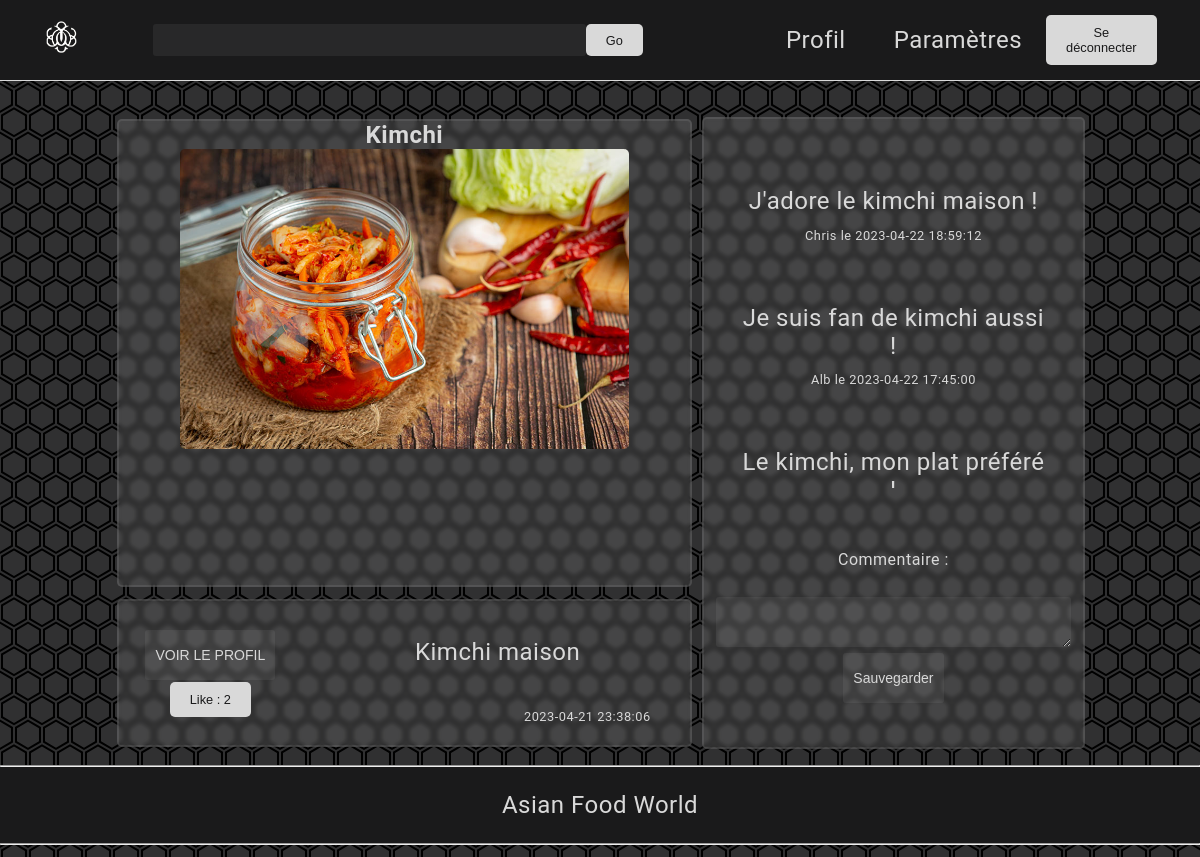
Screenshot of /comment.php?post_id=6 (signed in) with the database file from the repository.
### tables this page shows
CREATE TABLE IF NOT EXISTS T_USER_POST
 (
   POST_ID BIGINT(4) NOT NULL AUTO_INCREMENT  ,
   POST_TEXT VARCHAR(256) NOT NULL  ,
   POST_TITLE VARCHAR(32) NOT NULL  ,
   CREATED_TIME datetime NOT NULL  ,
   POST_IMG VARCHAR(255) NOT NULL  ,
   USER_ID BIGINT(4) NOT NULL  
   , PRIMARY KEY (POST_ID) 
 ) 
 comment = "";

CREATE TABLE IF NOT EXISTS T_POST_COMMENT
 (
   COMMENT_ID BIGINT(4) NOT NULL AUTO_INCREMENT ,
   COMMENT_TEXT VARCHAR(128) NOT NULL  ,
   CREATED_TIME datetime NOT NULL  ,
   POST_ID BIGINT(4) NOT NULL  ,
   USER_ID BIGINT(4) NOT NULL  
   , PRIMARY KEY (COMMENT_ID) 
 ) 
 comment = "";

CREATE TABLE IF NOT EXISTS T_USER_PROFILE
 (
   USER_ID BIGINT(4) NOT NULL AUTO_INCREMENT ,
   USER_EMAIL VARCHAR(128) NOT NULL  ,
   USER_DESC VARCHAR(128) NOT NULL  ,
   USER_PP VARCHAR(256) NOT NULL  ,
   USER_PSEUDO VARCHAR(50) NOT NULL  ,
   USER_NAME VARCHAR(50) NOT NULL  ,
   USER_SURNAME VARCHAR(50) NOT NULL  ,
   USER_PASSWORD VARCHAR(256) NOT NULL ,  
   USER_CREATED datetime NOT NULL  ,
   PRIMARY KEY (USER_ID) 
 ) 
 comment = "";

### Parties/Classes.php (called while the page is built, shortened)
<?php
class Cookie
{
    public function IssetCookie()
    {
        return (isset($_COOKIE['username']) && isset($_COOKIE['password']));
    }
}
class SQLconn
{
    public $conn = NULL;
    function __construct()
    {
        $servername = "localhost";
        $username = "root";
        $password = "";
        $dbname = "DB";
        $this->conn = new mysqli($servername, $username, $password, $dbname);
    }
    public function getNumLikes($post_id)
    {
        $stmt = $this->conn->prepare("SELECT COUNT(*) as LIKE_ID FROM T_LIKE WHERE POST_ID = ?");
        $stmt->bind_param("i", $post_id);
        $stmt->execute();
        $result = $stmt->get_result();
        $row = $result->fetch_assoc();
        return $row["LIKE_ID"];
    }
    public function getPostData($post_id)
    {
        $stmt = $this->conn->prepare("SELECT * FROM T_USER_POST WHERE POST_ID = ?");
        $stmt->bind_param("i", $post_id);
        $stmt->execute();
        $result = $stmt->get_result();
        if ($result->num_rows > 0) {
            $row = $result->fetch_assoc();
            $post_data = array(
                "post_id" => $row["POST_ID"],
                "post_title" => $row["POST_TITLE"],
                "post_text" => $row["POST_TEXT"],
                "created_time" => $row["CREATED_TIME"],
                "post_img" => $row["POST_IMG"],
                "user_id" => $row["USER_ID"]
            );
            return $post_data;
        } else {
            return false;
        }
    }
    public function getUserPseudo($user_id)
    {
        $stmt = $this->conn->prepare("SELECT USER_PSEUDO FROM T_USER_PROFILE WHERE USER_ID = ?");
        $stmt->bind_param("i", $user_id);
        $stmt->execute();
        $result = $stmt->get_result();
        $row = $result->fetch_assoc();
        return $row['USER_PSEUDO'];
    }
    public function getComData($com_id)
    {
        $stmt = $this->conn->prepare("SELECT * FROM T_POST_COMMENT WHERE COMMENT_ID = ?");
        $stmt->bind_param("i", $com_id);
        $stmt->execute();
        $result = $stmt->get_result();
        if ($result->num_rows > 0) {
            $row = $result->fetch_assoc();
            $comment_data = array(
                "comment_id" => $row["COMMENT_ID"],
                "comment_text" => $row["COMMENT_TEXT"],
                "created_time" => $row["CREATED_TIME"],
                "post_id" => $row["POST_ID"],
                "user_id" => $row["USER_ID"]
            );
            return $comment_data;
        } else {
            return false;
        }
    }
    public function getComsByDate($post_id)
    {
        $sql = "SELECT COMMENT_ID FROM T_POST_COMMENT WHERE POST_ID = " . $post_id . " ORDER BY CREATED_TIME DESC";
        $result = $this->conn->query($sql);
        if ($result->num_rows > 0) {
            $comments = array();
            $index = 0;
            while ($row = $result->fetch_assoc()) {
                $comments[$index] = $row["COMMENT_ID"];
                $index++;
            }
            return $comments;
        } else {
            return false;
        }
    }
}
?>

### comment.php (the view, shortened to what this page needs)
<?php include("./Parties/head.php") ?>
<?php include("./Parties/Classes.php") ?>
<?php
$cook = new Cookie();
if ($cook->IssetCookie()) {
    $conn = new SQLconn();
    ?>
    <?php include("./Parties/header.php"); ?>
    <body>
        <?php
        if (isset($_GET['post_id']) && !empty($_GET['post_id'])) {
            $post_id = $_GET['post_id'];
            $post_data = $conn->getPostData($post_id);
            if ($post_data !== false) {
                $post_title = $post_data['post_title'];
                $post_text = $post_data['post_text'];
                $post_img = $post_data['post_img'];
                $post_time = $post_data['created_time'];
                $num_likes = $conn->getNumLikes($post_id);
                ?>
                <div class="center">
                    <div class="post">
                        <div class="left">
                            <h1>
                                <?php echo "$post_title" ?>
                            </h1>
                            <div class="img-container">
                                <img src="<?php echo "$post_img" ?>" alt="<?php echo "$post_title" ?>">
                            </div>
                        </div>
                        <div class="com">
                            <div id="comment-container">
                                <?php
                                $post_id = $_GET['post_id'];
                                include("./Parties/loadcom.php");
                                    ?>
                            </div>
                            <form method="post" action="redirect.php">
                                <label for="comment_text">Commentaire :</label><br>
                                <textarea name="comment_text" id="comment_text" rows="3" cols="40"></textarea><br>
                                <input type="submit" value="Sauvegarder" name="com">
                            </form>
                        </div>
                        <div class="desc">
                            <div class="like-and-user">
                                <form method='post' action="./redirect.php">
                                    <button type='submit' name="like">Like :
                                        <?php echo $num_likes ?>
                                    </button>
                                </form>
                                <form action="./Profil.php?pseudo=<?php echo $user_pseudo ?> " method="post">
                                    <input type="submit" value="VOIR LE PROFIL">
                                </form>
                            </div>
                            <div class="modif">
                            </div>
                            <div class="usertext">
                                <div class="text">
                                    <?php echo "$post_text" ?>
                                </div>
                                <p class="date">
                                    <?php echo "$post_time" ?>
                                </p>
                            </div>
                        </div>
                    </div>
                </div>
            <?php
            } else {
                echo "Aucun post trouvé";
            }
            include("./Parties/footer.php");
        } else {
            header("Location: ./index.php");
            exit();
        }
}
?>
</body>
</html>

### Parties/loadcom.php (shortened to what this page needs)
<?php
$com_id_list = $conn->getComsByDate($post_id);
if (!$com_id_list) {
    echo "Aucun commentaire";
    $path = false;
} else {
    if (!empty($com_id_list)) {
        for ($i = 0; $i < 4; $i++) {
            if (!isset($com_id_list[$i])) {
                break;
            }
            $com_id = $com_id_list[$i];
            $com_data = $conn->getComData($com_id);
            $com_text = $com_data['comment_text'];
            $com_time = $com_data['created_time'];
            $user_id = $com_data['user_id'];
            $user_pseudo = $conn->getUserPseudo($user_id);
            echo (isset($com_text) ? "<div class=\"comments\"><div>" . "$com_text" . "</div>" . (isset($com_time) ? "<p class=\"date\">" . (isset($user_pseudo) ? "$user_pseudo le " : '') . "$com_time" . "</p>" : "") . "</div>" : "");
        }
    }
}
?>

### CSS/style1.css (style rules this page uses)
:root { --border-radius: 5px; --secondary-color: 217, 217, 217; --main-color: 26, 26, 27; --transition: 500ms; }
body { color: rgb(var(--secondary-color)); font-family: 'Roboto', sans-serif; font-size: 1.5em; margin: 0; padding: 0; text-align: center; letter-spacing: 0.5px; background-image: url(../IMG/background.svg); background-color: rgb(var(--main-color), 0.9); background-attachment: fixed; }
h1 { font-size: 4em; }
* { scrollbar-width: none; scrollbar-color: rgb(var(--secondary-color)) rgba(var(--secondary-color), 0.07); }
.post { height: 80vh; display: grid; grid-template-columns: 1fr 1fr 1fr 1fr 1fr; grid-template-rows: 75% 25%; grid-template-areas: " img img img com com" " desc desc desc com com"; }
.post>*, .poster>* { margin: 1%; border-radius: var(--border-radius); backdrop-filter: blur(2px); }
.left h1 { font-size: 1.5rem; text-align: center; margin: 0; }
.desc { grid-area: desc; display: flex; justify-content: space-around; align-items: center; padding: 0.5em; }
.desc>*>*, .desc>* { max-height: 100%; padding: 1px; }
.like-and-user, .modif { display: flex; flex-direction: column-reverse; justify-content: space-evenly; align-items: center; flex-grow: 0.5; }
.usertext { flex-grow: 2; display: grid; grid-template-columns: 1fr 1fr; grid-template-rows: 80% 20%; grid-template-areas: "text text" ". date"; }
.com { grid-area: com; display: flex; flex-direction: column; justify-content: space-evenly; padding: 0.5em; }
#comment-container { height: 325px; overflow-y: scroll; }
.comments { display: flex; flex-direction: column; padding: 1em; }
.comments :last-child { max-height: 20%; }
.comments :first-child { max-height: 80%; }
.text { grid-area: text; overflow-y: scroll; overflow-wrap: break-word; }
.date { grid-area: date; font-size: 0.8rem; }
.left { grid-area: img; }
.left img { border-radius: var(--border-radius); max-width: 100% !important; }
.img-container img { max-width: 300px; max-height: 300px; object-fit: contain; }
button { background-color: rgb(var(--secondary-color)); border-radius: var(--border-radius); color: rgb(var(--main-color)); cursor: pointer; font-size: 0.8rem; padding: 10px 20px; border: none; }
label { display: block; margin-top: 30px; font-size: 16px; }
input, textarea { height: 50px; width: 100%; background-color: rgba(var(--secondary-color), 0.07); border-radius: 3px; border: none; padding: 0 10px; font-size: 14px; margin-left: auto; margin-right: auto; max-width: fit-content; }
input::placeholder { color: rgb(var(--secondary-color)); }
input, textarea { color: rgb(var(--secondary-color)); }
.center { display: grid; place-items: center; margin-top: 2rem; }
.settings, .card, .relations, .post>*, .poster>* { background-color: rgba(var(--secondary-color), 0.13); border: 2px solid rgba(var(--secondary-color), 0.1); }

### rows the page displays
t_user_post: POST_TITLE "Kimchi", POST_IMG (picture), POST_TEXT "Kimchi maison", CREATED_TIME "2023-04-21 23:38:06"
t_post_comment: COMMENT_TEXT "J'adore le kimchi maison !", USER_ID.USER_PSEUDO "Chris", CREATED_TIME "2023-04-22 18:59:12"
t_post_comment: COMMENT_TEXT "Je suis fan de kimchi aussi !", USER_ID.USER_PSEUDO "Alb", CREATED_TIME "2023-04-22 17:45:00"
t_post_comment: COMMENT_TEXT "Le kimchi, mon plat préféré…"

### other values shown
$num_likes "2"
